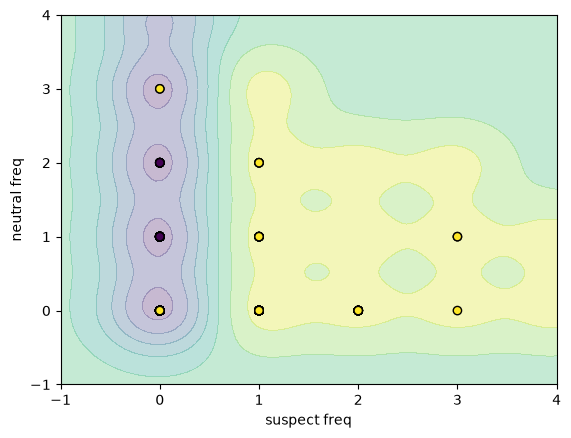

Write Python code to recreate this figure.
import pandas as pd
from pathlib import Path
from sklearn.model_selection import train_test_split
from sklearn.svm import SVC
from sklearn.metrics import accuracy_score
from sklearn.inspection import DecisionBoundaryDisplay
import matplotlib.pyplot as plt
import kagglehub

path = Path(kagglehub.dataset_download("uciml/sms-spam-collection-dataset"))
print(path)

# UCI SMS dataset is not UTF-8; latin-1 avoids UnicodeDecodeError
df = pd.read_csv(path / "spam.csv", encoding="latin-1")
df = df.rename(columns={"v1": "label", "v2": "message"})

suspect_words = ["free", "win", "prize"]   # spam signals
neutral_words = ["meeting", "thanks", "ok"]  # ham signals


def count_any(text, words):
    t = str(text).lower()
    return sum(t.count(w) for w in words)


df["suspect_freq"] = df["message"].apply(lambda t: count_any(t, suspect_words))
df["neutral_freq"] = df["message"].apply(lambda t: count_any(t, neutral_words))

X = df[["suspect_freq", "neutral_freq"]].values
y = df["label"].map({"ham": 0, "spam": 1})

X_train, X_test, y_train, y_test = train_test_split(X, y, test_size=0.2, random_state=42)

clf = SVC(kernel="rbf", C=1.0)
clf.fit(X_train, y_train)

print(accuracy_score(y_test, clf.predict(X_test)))

DecisionBoundaryDisplay.from_estimator(clf, X_test, alpha=0.3)
plt.scatter(X_test[:, 0], X_test[:, 1], c=y_test, edgecolors="k")
plt.xlabel("suspect freq")
plt.ylabel("neutral freq")
out = Path(__file__).resolve().parent / "SVMSpamFilter.png"
plt.savefig(out, bbox_inches="tight")
plt.close()
print(f"Saved {out}")
